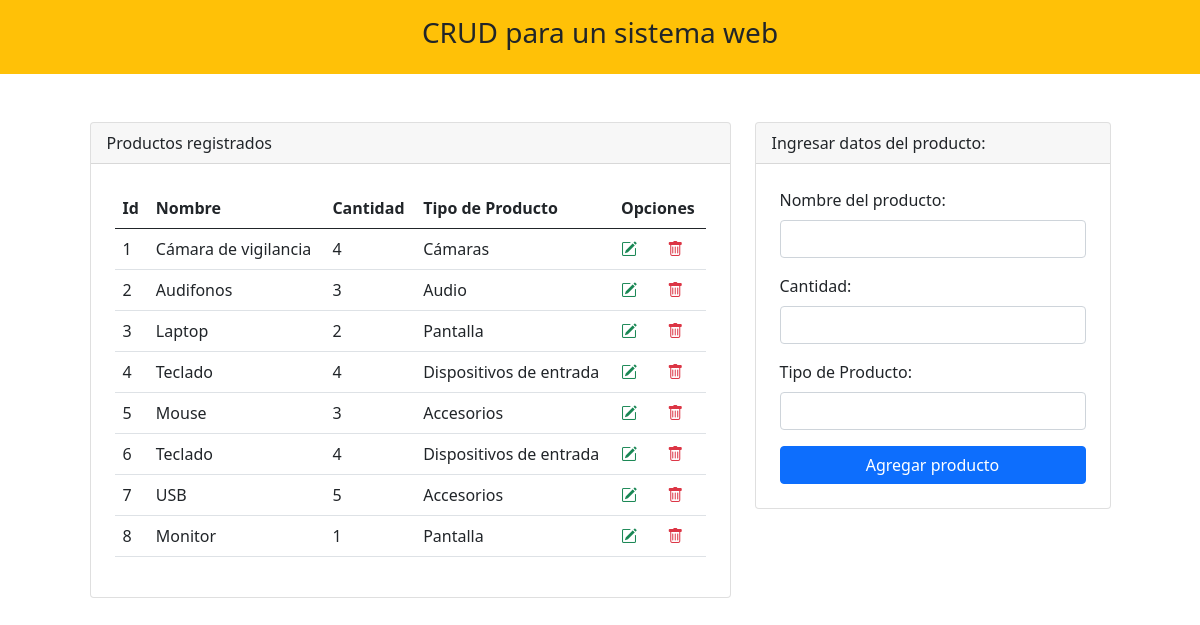
/crud/index.php, run on the app's committed database.
### tables this page shows
CREATE TABLE `producto` (
  `id` int(11) NOT NULL,
  `nombre` varchar(100) DEFAULT NULL,
  `cantidad` int(11) DEFAULT NULL,
  `tipo` varchar(50) DEFAULT NULL
);

### crud/index.php (the view, shortened to what this page needs)
<!doctype html>
<html lang="es">
  <head>
    <link rel="stylesheet" href="https://cdn.jsdelivr.net/npm/bootstrap@5.0.2/dist/css/bootstrap.min.css">
    <link rel="stylesheet" href="https://cdn.jsdelivr.net/npm/bootstrap-icons@1.5.0/font/bootstrap-icons.css">
  </head>
  <body>
      <div class="container-fluid bg-warning">
          <div class="row">
              <div class="col-md">
                  <header class="py-3">
                      <h3 class="text-center">CRUD para un sistema web</h3>
                  </header>
              </div>
          </div>
      </div>
    <?php
        include_once "model/conexion.php";
        $sentencia = $bd -> query("select * from producto");
        $producto = $sentencia->fetchAll(PDO::FETCH_OBJ);
    ?>
    <div class="container mt-5">
        <div class="row justify-content-center">
            <div class="col-md-7">
                <div class="card">
                    <div class="card-header">
                        Productos registrados
                    </div>
                    <div class="p-4">
                        <table class="table align-middle">
                            <thead>
                                <tr>
                                    <th scope="col">Id </th>
                                    <th scope="col">Nombre</th>
                                    <th scope="col">Cantidad</th>
                                    <th scope="col">Tipo de Producto</th>
                                    <th scope="col" colspan="2">Opciones</th>
                                </tr>
                            </thead>
                            <tbody>
                                <?php
                                    foreach($producto as $dato){
                                ?>
                                <tr>
                                    <td scope="row"><?php echo $dato->id; ?></td>
                                    <td><?php echo $dato->nombre; ?></td>
                                    <td><?php echo $dato->cantidad; ?></td>
                                    <td><?php echo $dato->tipo; ?></td>
                                    <td><a class="text-success" href="editar.php?id=<?php echo $dato->id; ?>"><i class="bi bi-pencil-square"></i></a></td>
                                    <td><a onclick="return confirm('Estas seguro de eliminar?');" class="text-danger" href="eliminar.php?id=<?php echo $dato->id; ?>"><i class="bi bi-trash"></i></a></td>
                                </tr>
                                <?php
                                    }
                                ?>
                            </tbody>
                        </table>
                    </div>
                </div>
            </div>
            <div class="col-md-4">
                <div class="card">
                    <div class="card-header">
                        Ingresar datos del producto:
                    </div>
                    <form class="p-4" method="POST" action="agregarproductos.php">
                        <div class="mb-3">
                            <label class="form-label">Nombre del producto: </label>
                            <input type="text" class="form-control" name="txtNombre" autofocus required>
                        </div>
                        <div class="mb-3">
                            <label class="form-label">Cantidad: </label>
                            <input type="number" class="form-control" name="txtCantidad" autofocus required>
                        </div>
                        <div class="mb-3">
                            <label class="form-label">Tipo de Producto: </label>
                            <input type="text" class="form-control" name="txtTipo" autofocus required>
                        </div>
                        <div class="d-grid">
                            <input type="submit" class="btn btn-primary" value="Agregar producto">
                        </div>
                    </form>
                </div>
            </div>
        </div>
    </div>
    </body>
</html>

### data on the page
producto: id "1", nombre "Cámara de vigilancia", cantidad "4", tipo "Cámaras"
producto: id "2", nombre "Audifonos", cantidad "3", tipo "Audio"
producto: id "3", nombre "Laptop", cantidad "2", tipo "Pantalla"
producto: id "4", nombre "Teclado", cantidad "4", tipo "Dispositivos de entrada"
producto: id "5", nombre "Mouse", cantidad "3", tipo "Accesorios"
producto: id "6", nombre "Teclado", cantidad "4", tipo "Dispositivos de entrada"
producto: id "7", nombre "USB", cantidad "5", tipo "Accesorios"
producto: id "8", nombre "Monitor", cantidad "1", tipo "Pantalla"
